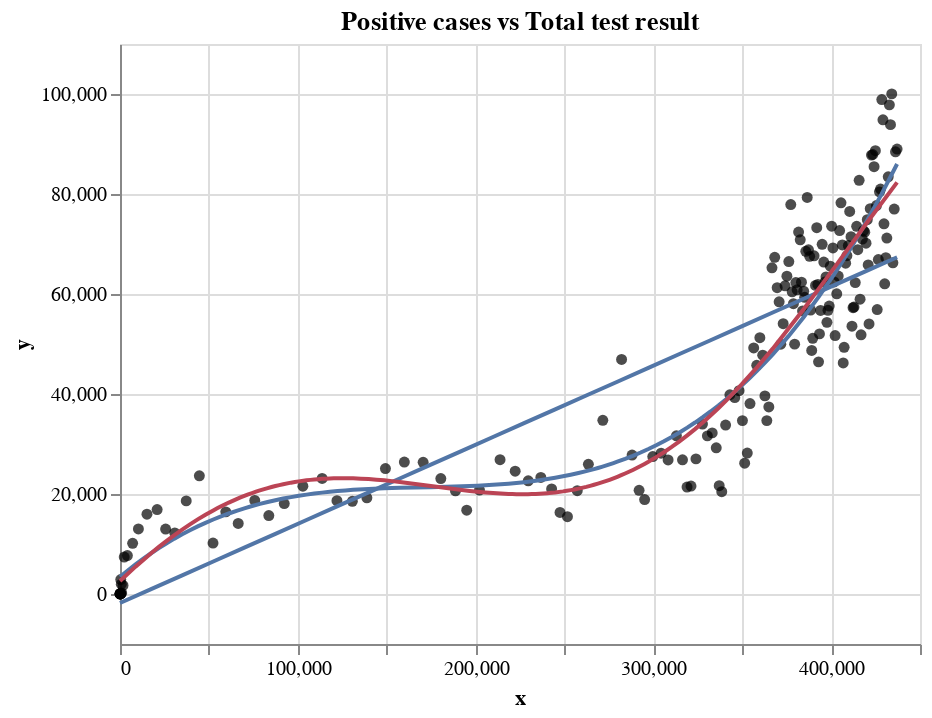

The notebook cell this image was saved under:
### Code cell
#doing polynmial fits on positive and desthIncrease
x = us['positive']
y = us['totalTestResultsIncrease']

#converting them to DataFrame so it can exported as a col and rows
# this will be better for the fit
source = pd.DataFrame({'x':x,'y':y})

#define the degree and color of the poly fits
degree = [1,3,5]
color_list = ['#5276A7', '#f2', '#b45']

#####
# using alt air for better statistcal graph
####
fit = alt.Chart(source).mark_circle(color='black').encode(alt.X('x'),alt.Y('y'))

polyFit = (fit.transform_regression('x', 'y', method='poly', order=order)
               .mark_line(color=color) 
               for order, color in zip(degree, color_list))

alt.layer(fit, *polyFit).properties(title='Positive cases vs Total test result')

### Figure 1 — Vega-Lite specification as saved in the notebook (floating-point values rounded to 4 significant figures; data arrays with more than 128 entries replaced by an {"elided": "..."} marker saying what was removed)
{"config": {"view": {"continuousWidth": 400, "continuousHeight": 300}}, "layer": [{"mark": {"type": "circle", "color": "black"}, "encoding": {"x": {"type": "quantitative", "field": "x"}, "y": {"type": "quantitative", "field": "y"}}}, {"mark": {"type": "line", "color": "#5276A7"}, "encoding": {"x": {"type": "quantitative", "field": "x"}, "y": {"type": "quantitative", "field": "y"}}, "transform": [{"on": "x", "regression": "y", "method": "poly", "order": 1}]}, {"mark": {"type": "line", "color": "#f2"}, "encoding": {"x": {"type": "quantitative", "field": "x"}, "y": {"type": "quantitative", "field": "y"}}, "transform": [{"on": "x", "regression": "y", "method": "poly", "order": 3}]}, {"mark": {"type": "line", "color": "#b45"}, "encoding": {"x": {"type": "quantitative", "field": "x"}, "y": {"type": "quantitative", "field": "y"}}, "transform": [{"on": "x", "regression": "y", "method": "poly", "order": 5}]}], "data": {"name": "data-bc2580a701cbf9b5fe7e099a4dd47c38"}, "title": "Positive cases vs Total test result", "$schema": "https://vega.github.io/schema/vega-lite/v4.8.1.json", "datasets": {"data-bc2580a701cbf9b5fe7e099a4dd47c38": {"elided": "184 records"}}}
